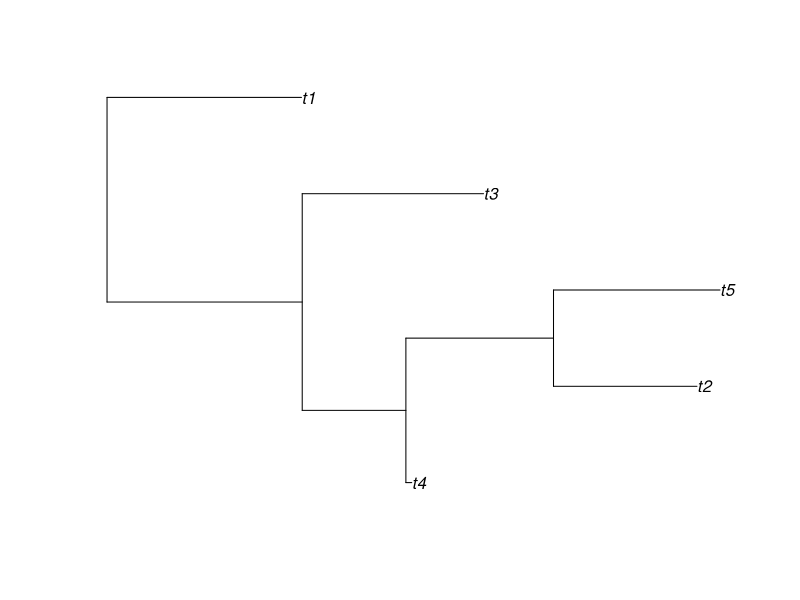
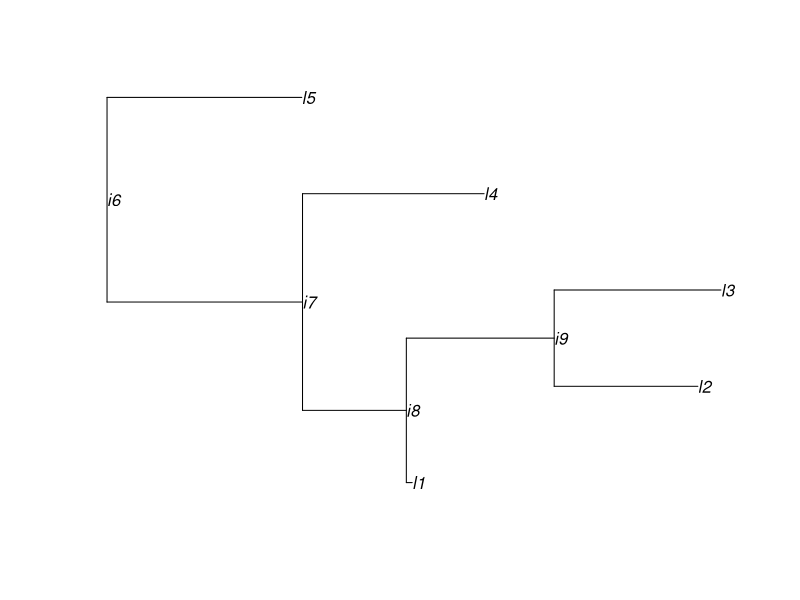
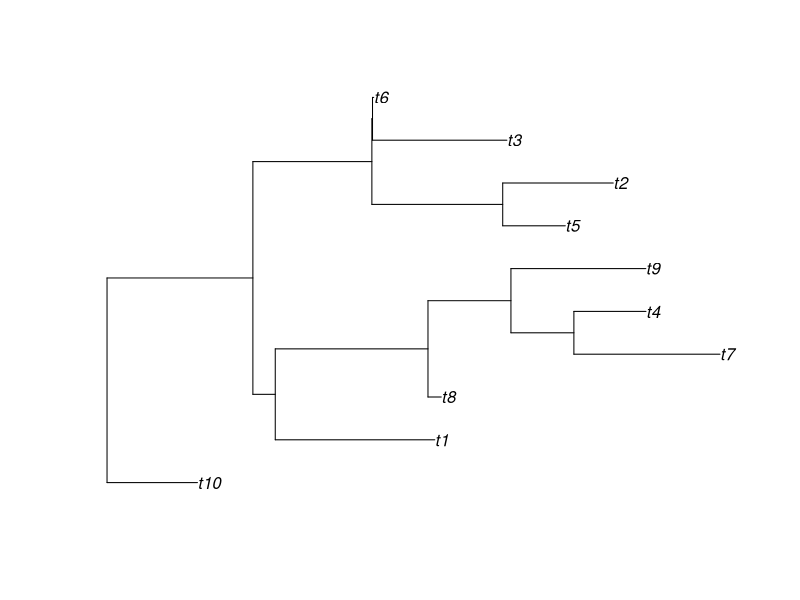
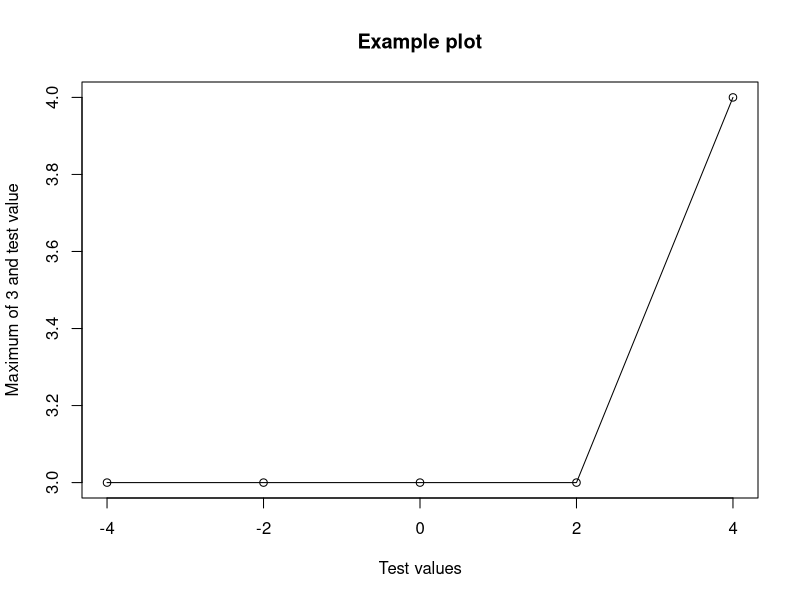

The R script that drew these images, in order: (Note: this script raises an error after producing the figures.)
#-------------------------------------------------------------------------------
################################################################################
#                             ViroInf Workshop
################################################################################
#-------------------------------------------------------------------------------
# Tutorial on various tree reconstruction methods using R
# by Sophie Kersting
# Wednesday, 5th October, 2022
################################################################################
#-------------------------------------------------------------------------------
# 1) Introduction to R
#-------------------------------------------------------------------------------
################################################################################

# Create your own directory for the tutorial and copy all R scripts!
# Now, you can set your working directory there (edit the example path).
setwd("C:\\Users\\Sophie\\Desktop\\ViroInfTutorial")

# Useful shortcuts to remember:
# Execute next command:   Ctrl+Enter (Windows/Linux)  Cmd+Return (Mac)
# Create "<-" symbol:     Alt+- (Windows/Linux)       Option+- (Mac)
# Show help for marked function: F1
# Show code of marked function: F2
# use the command 'dev.off()' to reset the plot settings

################################################################################
# a) Variables and first functions
# ----- all variables are defined with the "<-" symbol
a <- 2      
b <- "hello"
c3_Po <- 5.7*sqrt(12)
# ----- we can create vectors with c(element1, element2, ...)
my_vec <- c("hello", "HI", "high", "virus") 
rep_vec <- rep(c("Group A", "Group B"), 10)
num_vec <- 21:36
c(my_vec, rep_vec)
num_vec[3]
my_vec[1:2]
my_vec[c(4,3,1,2)]
length(my_vec)
# ----- these are some functions to deal with strings
grep(pattern = "i", my_vec)
grepl(pattern = "i", my_vec)
paste("hello","hi", sep = " ")
paste0("hello","hi")
paste(my_vec, collapse = "', '")

#_______________________________________________________________________________
# Task: Experiment with the variables. For example, try...
# 1.) creating a vector containing strings and numbers,
# 2.) filtering all of the following labels of dna sequences to get the ones 
# from the philippines,
LABS <- c('D4Brazi82', 'D4ElSal83', 'D4ElSal94', 'D4Indon76', 'D4Indon77', 
            'D4Mexico84', 'D4NewCal81', 'D4Philip64', 'D4PhilIp56', 
            'D4Philip84', 'D4PRico86', 'D4SLanka78', 'D4Tahiti79', 
            'D4Tahiti85', 'D4Thai63', 'D4Thai78', 'D4Thai84')
# 3.) accessing the last two elements of the LABS vector,
# 4.) and creating a variable containing the path to the dengue data set.
#_______________________________________________________________________________

################################################################################
# b) Trees and lists (format "phylo")
# the ape package can give us a random tree (generated with Yule process)
mytree <- ape::rtree(n=5, rooted = TRUE)
ape::plot.phylo(mytree)
# access the parts of the tree:
mytree$edge
mytree$tip.label
mytree$Nnode
mytree$edge.length
# plot the tree
mytree$tip.label <- c("l1","l2","l3","l4","l5")
mytree$node.label <- c("i6","i7","i8","i9")
ape::plot.phylo(mytree, show.node.label = TRUE)
# lists of trees
moretrees <- list(firsttree = ape::rtree(n=3, rooted = T), 
                  secondtree = ape::rtree(n=4, rooted = T),
                  thirdtree = ape::rtree(n=16, rooted = T))
attr(moretrees, "class") <- "multiPhylo"
moretrees$firsttree
moretrees[[1]]
#_______________________________________________________________________________
# Task: Experiment with trees and lists. For example, try...
# 1.) experimenting with different numbers of leaves.
# 2.) setting rooted=FALSE and observing the difference 
# (plot with type="unrooted", "fan" or "radial).
# 3.) plotting the next tree (MYTREE) as a cladogram with half of the labels 
# colored in red, the other half in blue, larger text size and bold letters
# (-> consult the help page for more information on such options).
set.seed(42); MYTREE <- ape::rtree(n=10, rooted = T)
ape::plot.phylo(MYTREE)
#_______________________________________________________________________________


################################################################################
# c) Functions, if-else
# ------ Functions and if-else
if(3>4){ 
  print("hello")
}else{
  print("bye")
}
# ------ Functions (and if-else)
myMaxFunction <- function(x,y){
  if(x>y){
    # swap x and y
    temp <- y
    y <- x
    x <- temp
  } 
  return(y)
}
myMaxFunction(3,5); myMaxFunction(3,-5); myMaxFunction(1,2)

myGreatFunction <- function(how_often, strings, add_star){
  if(add_star){
    print(paste(strings, collapse = " * "))
  } else {
    print(rep(strings[1], how_often))
  }
}
myGreatFunction(3, c("hello", "hi", "virus"), TRUE)
myGreatFunction(strings = c("hello", "hi", "virus"), add_star = FALSE, 
                how_often = 3)
# ----- For-loops
for(i in 1:5){
  if(myMaxFunction(3,i)!=max(3,i)){
    print(paste("Oh no! Functions do not agree for i =",i))
  }
}
#_______________________________________________________________________________
# Task: Experiment with all of this. For example, try:
# 1.) Modify the For-Loop such that the error message is triggered.
# 2.) Create a function that receives a vector of strings, a vector of patterns 
# and a vector of color names as input.
# The function should create a vector of color names as long as the vector of
# strings. If the i-th string does not contain any pattern it gets color black,
# if it contains the first pattern it gets the first color, etc.
# Example: c("T","C","A","T") with pattern c("A","C") and colors 
# c("red", "blue") the function should yield c("black","blue","red","black")
myColsStrings <- function(strings, patterns, cols){
  #insert your code here
}
# 3.) Test it with the labels we already used in part a):
LABS <- c('D4Brazi82', 'D4ElSal83', 'D4ElSal94', 'D4Indon76', 'D4Indon77', 
          'D4Mexico84', 'D4NewCal81', 'D4Philip64', 'D4PhilIp56', 
          'D4Philip84', 'D4PRico86', 'D4SLanka78', 'D4Tahiti79', 
          'D4Tahiti85', 'D4Thai63', 'D4Thai78', 'D4Thai84')
myColsStrings(strings = LABS, patterns = c("Indon","Tahiti"), 
             cols = c("orange","green"))
#_______________________________________________________________________________


################################################################################
# d) For-loops, the sapply function and a little bit of plotting with R
# ------ For-loops and the sapply function
# let's test our first function from part c) for 5 values:
myresults1 <- NULL
myvalues <- c(-4,-2,0,2,4)
for(myindex in 1:5){
  myresults1[myindex] <- myMaxFunction(3,myvalues[myindex])
}
myresults1
# let's do something similar with the sapply function
myresults2 <- sapply(c(-4,-2,0,2,4), FUN = function(x){myMaxFunction(3,x)})
myresults2
myresults1==myresults2
# ----- simple plot
plot(x=myvalues, y=myresults1, main="Example plot", xlab="Test values", 
     ylab="Maximum of 3 and test value")
lines(x=myvalues, y=myresults1)
#_______________________________________________________________________________
# Task: Experiment with all of this. For example, try:
# 1.) Use lapply (has the same usage as sapple but saves all results in a list)
# to create a list of 100 Yule trees with n=15 leaves using the ape:rtree 
# function. 
Yule_trees <- NULL # replace NULL with your code
# You can access the i-th tree by Yule_trees[[i]]
# 2.) How do the label sets of the trees look like? Use sapply to extract the 
# position (index) of label "t2" of each Yule tree.  (Hint: grep function)
Yule_trees[[1]]$tip.label
position_t2 <- NULL # replace NULL with your code
# 3.) Plot the results using a bar plot/histogram. Modify the histogram so that 
# we have 15 bars, add a title and a label for the x-axis, and then use
# abline to add a horizontal line indicating where the uniform distribution is.
hist(position_t2)
abline(h=100/15)
# 4.) Is the position of "t2" random? Do the same test for 1000 trees.
#_______________________________________________________________________________


